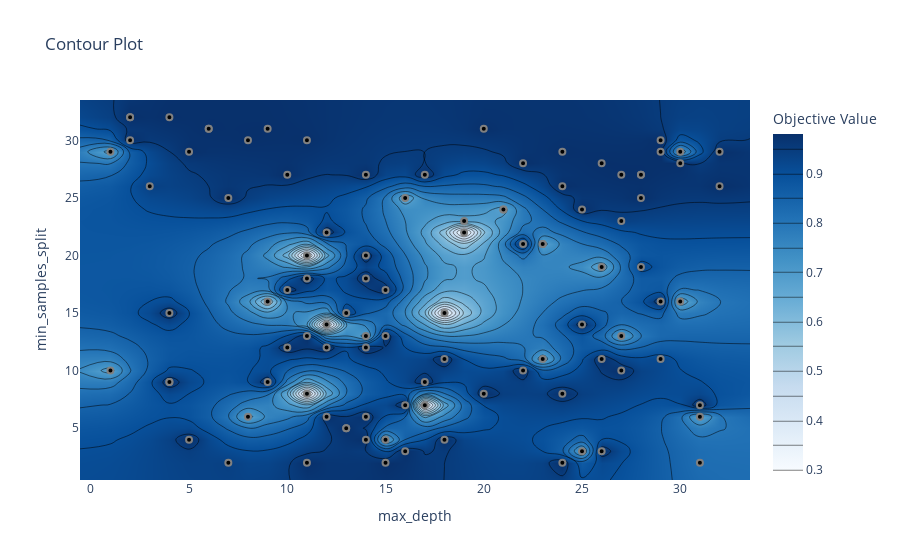

Here is the notebook cell this chart was saved with:
### Markdown cell above
## OPTUNA VISUALIZATIONS

https://optuna.readthedocs.io/en/stable/tutorial/10_key_features/005_visualization.html#sphx-glr-download-tutorial-10-key-features-005-visualization-py

### Code cell
#plot contour
plt.figure(figsize=(6.8,6.8))
optuna.visualization.plot_contour(dtree_study, params=['max_depth', 'min_samples_split'])

### Figure 1 — Plotly figure (JSON) as saved in the notebook; plotly's stock layout.template omitted (floating-point values rounded to 4 significant figures; data arrays with more than 128 entries replaced by an {"elided": "..."} marker saying what was removed)
{"data": [{"colorbar": {"title": {"text": "Objective Value"}}, "colorscale": [[0, "rgb(247,251,255)"], [0.125, "rgb(222,235,247)"], [0.25, "rgb(198,219,239)"], [0.375, "rgb(158,202,225)"], [0.5, "rgb(107,174,214)"], [0.625, "rgb(66,146,198)"], [0.75, "rgb(33,113,181)"], [0.875, "rgb(8,81,156)"], [1, "rgb(8,48,107)"]], "connectgaps": true, "contours": {"coloring": "heatmap"}, "hoverinfo": "none", "line": {"smoothing": 1.3}, "reversescale": false, "type": "contour", "x": [-0.55, 1, 2, 3, 4, 5, 6, 7, 8, 9, 10, 11, 12, 13, 14, 15, 16, 17, 18, 19, 20, 21, 22, 23, 24, 25, 26, 27, 28, 29, 30, 31, 32, 33.55], "y": [0.5, 2, 3, 4, 5, 6, 7, 8, 9, 10, 11, 12, 13, 14, 15, 16, 17, 18, 19, 20, 21, 22, 23, 24, 25, 26, 27, 28, 29, 30, 31, 32, 33.5], "z": {"elided": "33x34 float values"}}, {"marker": {"color": "black", "line": {"color": "Grey", "width": 2}}, "mode": "markers", "showlegend": false, "type": "scatter", "x": [11, 21, 23, 11, 23, 24, 18, 2, 19, 14, 31, 29, 11, 4, 27, 14, 26, 14, 8, 16, 6, 32, 28, 29, 24, 21, 30, 24, 26, 15, 19, 12, 7, 9, 12, 17, 10, 22, 13, 20, 1, 4, 4, 5, 10, 25, 16, 18, 2, 14, 31, 28, 26, 29, 28, 27, 32, 22, 30, 8, 11, 16, 13, 15, 24, 18, 14, 12, 27, 10, 20, 25, 29, 26, 23, 17, 27, 7, 31, 15, 13, 14, 12, 11, 25, 30, 3, 15, 9, 28, 22, 6, 4, 5, 2, 17, 1, 11, 14, 9], "y": [20, 24, 21, 8, 21, 2, 15, 32, 22, 27, 2, 29, 13, 9, 27, 4, 11, 18, 6, 25, 31, 29, 27, 16, 29, 24, 29, 26, 19, 13, 23, 12, 2, 9, 14, 7, 17, 21, 5, 31, 10, 9, 15, 4, 12, 3, 7, 11, 32, 20, 6, 27, 28, 30, 25, 23, 26, 28, 16, 30, 18, 3, 5, 2, 8, 4, 13, 6, 10, 27, 8, 14, 11, 3, 11, 9, 13, 25, 7, 4, 15, 12, 22, 30, 24, 28, 26, 17, 31, 19, 10, 31, 32, 29, 30, 27, 29, 2, 6, 16]}], "layout": {"title": {"text": "Contour Plot"}, "xaxis": {"range": [-0.55, 33.55], "title": {"text": "max_depth"}}, "yaxis": {"range": [0.5, 33.5], "title": {"text": "min_samples_split"}}}}
